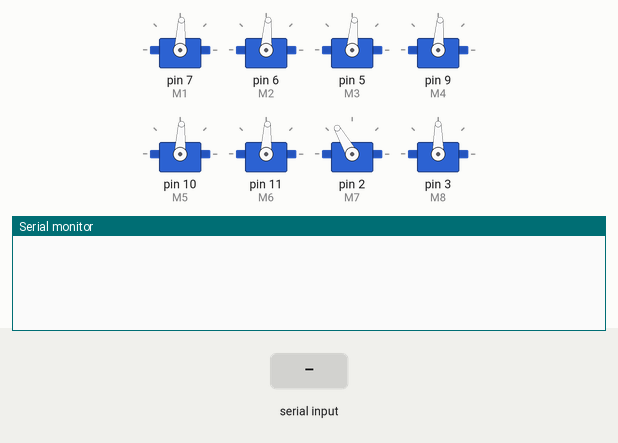
Recording of a sketch running on a simulated Arduino Uno, built with avr-gcc and run on an emulated ATmega328P. Shown: 8 × servo, the last lines printed to the serial monitor. Inputs (shaded band) come from the test bench.

Above: at 2.2 s.
2.3 s: "i" received over Serial
At 3.5 s:
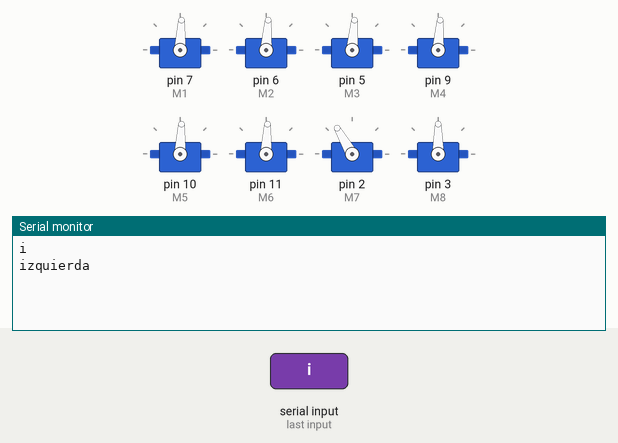
3.8 s: byte 70 (70) received over Serial
At 4.5 s:
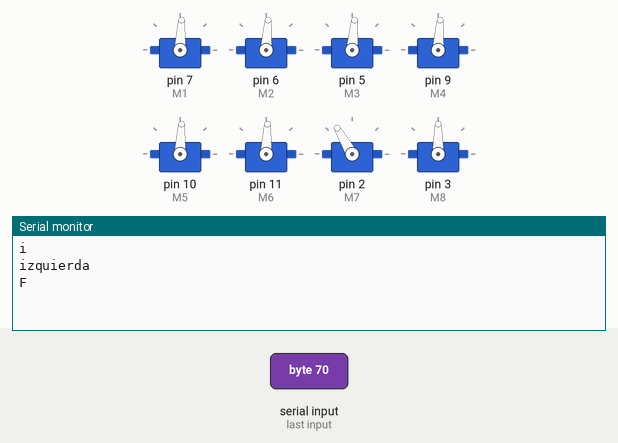
5.3 s: "d" received over Serial
At 5.9 s:
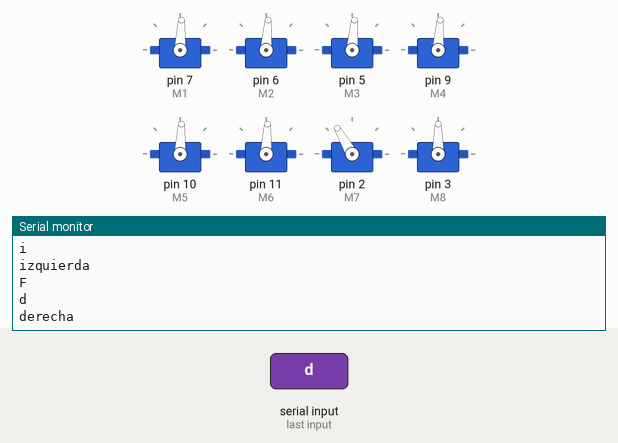
6.8 s: "a" received over Serial
At 8.1 s:
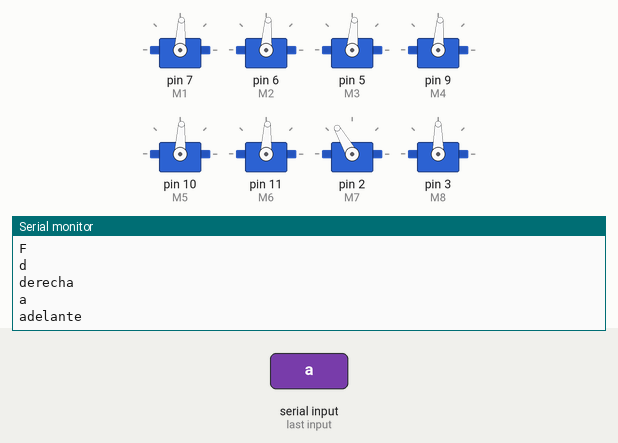

Measured:
- after the input at 2.3 s, the serial monitor: prints a new line at once (image 1)
- after the input at 3.8 s, the serial monitor: prints a new line at once (image 2)
- after the input at 5.3 s, the serial monitor: prints a new line at once (image 3)
- after the input at 6.8 s, the serial monitor: prints a new line at once (image 4)

The sketch:

exomars_bluetooth.ino
```cpp
#include <Servo.h>
#include <string.h>

#define M1 7
#define M2 6
#define M3 5

#define M4 9
#define M5 10
#define M6 11

#define M7 2
#define M8 3

#define M9 14
#define M10 15


#define ANG_M1 87
#define ANG_M2 86
#define ANG_M3 85

#define ANG_M4 86
#define ANG_M5 87
#define ANG_M6 87

#define ANG_M7 120
#define ANG_M8 90

#define LI 0
#define LS 180

#define TEMP_CALC '\xee'
#define CHANGE_MODE '\xef'
#define MEDIR_DIST '\xf0'
#define IR_RIGHT '\xf1'
#define IR_LEFT '\xf2'
#define MIC_UP '\xf3'
#define MIC_DOWN '\xf4'
#define CAM1_RIGHT_FWD '\xf5'
#define CAM1_LEFT_BWD '\xf6'
#define CAM1_LEFT '\xf7'
#define CAM1_RIGHT '\xf8'
#define CAM2_UP '\xf9'
#define CAM2_DOWN '\xfa'
#define ADELANTE 'a'
#define RETROCEDER 'b'
#define IZQUIERDA '\xfd'
#define DERECHA '\xfe'
#define PARAR '\xff'

Servo motor1 , motor2,motor3,motor4,motor5,motor6, cam1, cam2, mic, ir;
char cmd;
int ir_sensor = A0;

void setup(){

  atachar();
  ini();
  detachar();


  camatach();
  cam1.write(ANG_M7);
  cam2.write(ANG_M8);
  delay(1000);
  camdetach();

  Serial.begin(9600);

}

void loop(){
  Serial.flush();
  if( Serial.available() > 0 ){
    cmd = (char) Serial.read();
    Serial.println( cmd );
    switch( cmd ){
      case 'i' :
       Serial.println( "izquierda" );
       izq();
       break;
      case 'd' :
       Serial.println( "derecha" );
       der();
       break;
      case 'a' :
       Serial.println( "adelante" );
       avanzar();
       break;
      case 'r' :
       Serial.println( "atras" );
       retroceder();
       break;
      case 's' :
       Serial.println( "stop" );
       parar();
       break;
    }
  }
  delay(10);
  Serial.flush();
}


void detachar(){
  motor1.detach();
  motor2.detach();
  motor3.detach();
  motor4.detach();
  motor5.detach();
  motor6.detach();

}

void atachar(){
  motor1.attach(M1);
  motor2.attach(M2);
  motor3.attach(M3);
  motor4.attach(M4);
  motor5.attach(M5);
  motor6.attach(M6);

}


void camatach(){
    cam1.attach(M7);
    cam2.attach(M8);

}

void camdetach(){
    cam1.detach();
    cam2.detach();

}


void adelante(Servo motor, int li){
  if(li==1){
    motor.write(50);
  }else{
    motor.write(135);
  }
}

void atras(Servo motor, int li){
  if(li==1){
    motor.write(180);
  }else{
    motor.write(0);
  }

}


void parar(){
  ini();
  detachar();
}

void izq(){
  atachar();
  adelante(motor1,0);
  adelante(motor3,0);
  adelante(motor5,0);
  atras(motor2,1);
  atras(motor4,1);
  atras(motor6,1);
}

void der(){
  atachar();
 adelante(motor2,1);
 adelante(motor4,1);
 adelante(motor6,1);
 atras(motor1,0);
 atras(motor3,0);
 atras(motor5,0);
}

void avanzar(){
  atachar();
  adelante(motor1,0);
  adelante(motor2,1);
  adelante(motor3,0);
  adelante(motor4,1);
  adelante(motor5,0);
  adelante(motor6,1);
}

void retroceder(){
  atachar();
  atras(motor1,0);
  atras(motor3,0);
  atras(motor5,0);
  atras(motor2,1);
  atras(motor4,1);
  atras(motor6,1);

}

void cam1izq(){
  camatach();
  int ang = cam1.read() - 10;
  if(ang < LS && ang > LI){
    cam1.write(ang);
  }
  delay(100);
  camdetach();
}

void cam1izqbwd(){
  int nro = 0;
  camatach();
  Serial.println(cam1.read());
  int ang = cam1.read() - 35;
  if(ang < LS && ang > LI){
    while(nro < 7){
      cam1.write(cam1.read()-5);
      delay(70);
      nro = nro + 1;
    }
  }
  Serial.println(cam1.read());
  camdetach();

}

void cam1derfwd(){
  int nro = 0;
  camatach();
  Serial.println(cam1.read());
  int ang = cam1.read() + 35;
  if(ang < LS && ang > LI){
    while(nro < 7){
      cam1.write(cam1.read()+5);
      delay(70);
      nro = nro + 1;
    }
  }
  Serial.println(cam1.read());
  camdetach();
}

void cam1der(){
  camatach();
  int ang = cam1.read() + 10;
  if(ang < LS && ang > LI){
    cam1.write(ang);
  }
  delay(100);
  camdetach();

}

void cam2up(){
  camatach();
  int ang = cam2.read() + 10;
  if(ang < LS && ang > LI){
    cam2.write(ang);
  }
  delay(1000);
  camdetach();
}

void cam2down(){
  camatach();
  int ang = cam2.read() - 10;
  if(ang < LS && ang > LI){
    cam2.write(ang);
  }
  delay(1000);
  camdetach();
}

/*
void micup(){
  mic.attach(M10);
  Serial.println(Serial.read());
  for(int i = 110; i > 90; i--){
    mic.write(mic.read()-5);
    delay(70);
  }
  Serial.println(mic.read());
  mic.detach();
}

void micdown(){
  mic.attach(M10);
  Serial.println(Serial.read());
  for(int i = 90; i < 110; i++){
    mic.write(mic.read() + 5);
    delay(70);
  }
  Serial.println(mic.read());
  mic.detach();
}
*/

void ini(){
  motor1.write(ANG_M1);
  motor2.write(ANG_M2);
  motor3.write(ANG_M3);
  motor4.write(ANG_M4);
  motor5.write(ANG_M5);
  motor6.write(ANG_M6);
}

void irder(){
  ir.attach(M9);
  Serial.println(ir.read());
  if(ir.read() == 70){
    for(int i = 0; i < 14; i++){
    ir.write(ir.read() - 5);
    delay(70);
    }
  }else{
    for(int i = 0; i < 22; i++){
    ir.write(ir.read() - 5);
    delay(70);
    }
  }
  ir.detach();
}

void irizq(){
  ir.attach(M9);
  Serial.println(ir.read());
  if(ir.read() == 70){
    for(int i = 0; i < 22 ; i++){
    ir.write(ir.read() + 5);
    delay(70);
    }
  }else{
    //if(ir.read() == 0){
      for(int i = 0; i < 14; i++){
        ir.write(ir.read() + 5);
        delay(70);
      }
    //}
  }
  ir.detach();
}

/*
void readtemph(){
  float temp, humedad;
  dht.read(humedad,temp);
  delay(100);
  String puntos = ":";
  char tmp[10];
  char hm[10];
  dtostrf(temp,1,2,tmp);
  dtostrf(humedad,1,2,hm);
  String lectura = tmp + puntos;
  String medicion = lectura + hm;
  Serial.println(medicion);

}


void medir(){
  int lectura, cm;
  lectura = analogRead(ir_sensor); //lectura del sensor ir
  cm = pow(3027.4/lectura, 1.2134); //conversion a centimetros
  Serial.println(cm);
  delay(100);
}
*/
```
